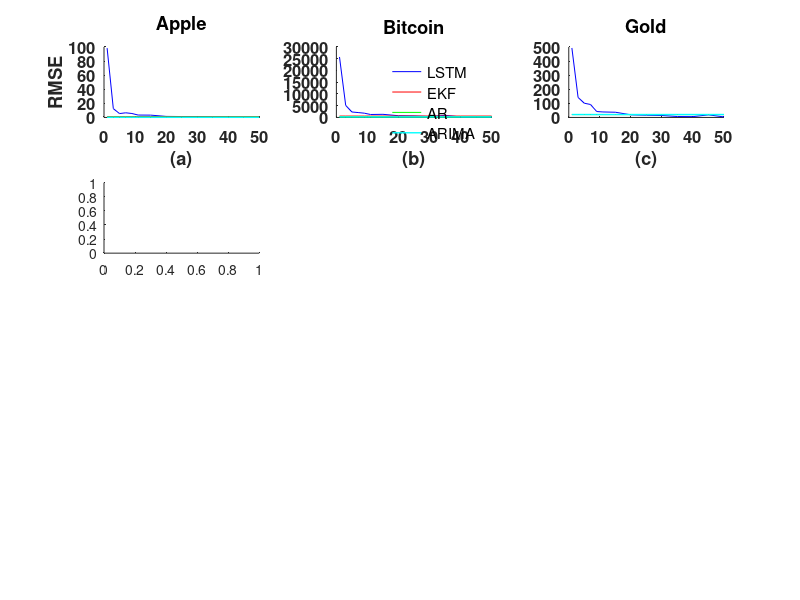

Reproduce this figure in MATLAB. (Note: this script raises an error after producing the figure.)
clear all; clc;

subplot(4,3,1);
epoch = [1,3,5,7,9,11,15,20,25,30,35,40,45,50];
x1 = [98.4,12.5,5.5,6.6,5.6,3.4,3.3,1.5,1.3,1.1,0.7,0.5,0.4,0.3];%LSTM
x2 = [1,1,1,1,1,1,1,1,1,1, 1, 1, 1, 1];%EKF
x3 = [0.5,0.5,0.5,0.5,0.5,0.5,0.5,0.5,0.5,0.5, 0.5, 0.5, 0.5, 0.5];%AR
x4 = [0.15,0.15,0.15,0.15,0.15,0.15,0.15,0.15,0.15,0.15, 0.15, 0.15, 0.15, 0.15];%ARIMA
%x = A(:,1);
%plot(epoch,x,'g', epoch,x1, 'm')
plot(epoch,x1,'b', epoch,x2,'r', epoch,x3, 'g', epoch,x4,'c', 'LineWidth',1)
title('Apple')
xlabel({'(a)'})
ylabel({'RMSE'})
%xline(8449-199,'--r');
box off;
%set(gca,'FontSize',10)
set(gca,'FontWeight','bold','FontSize',12)
hold off

subplot(4,3,2);
epoch = [1,3,5,7,9,11,15,20,25,30,35,40,45,50];
x1 = [25746,5129,2324,2087,1818,1261,1330,736,634,383,895,240,356,265];%LSTM
x2 = [590,590,590,590,590,590,590,590,590,590, 590, 590, 590, 590];%EKF
x3 = [247,247,247,247,247,247,247,247,247,247, 247, 247, 247, 247];%AR
x4 = [219,219,219,219,219,219,219,219,219,219, 219, 219, 219, 219];%ARIMA
%x = A(:,1);
%plot(epoch,x,'g', epoch,x1, 'm')
plot(epoch,x1,'b', epoch,x2,'r', epoch,x3, 'g', epoch,x4,'c', 'LineWidth',1)
legend('LSTM','EKF','AR','ARIMA')
legend boxoff   
title('Bitcoin')
xlabel({'(b)'})
box off;
set(gca,'FontWeight','bold','FontSize',12)
hold off

subplot(4,3,3);
%A = csvread('trueoil.csv');
epoch = [1,3,5,7,9,11,15,20,25,30,35,40,45,50];
x1 = [493,142,101,92,42,39,37,18.7,16,14,6.5,5.8,18.5,3.7];%LSTM
x2 = [20.7,20.7,20.7,20.7,20.7,20.7,20.7,20.7,20.7,20.7, 20.7, 20.7, 20.7, 20.7];%EKF
x3 = [20.5,20.5,20.5,20.5,20.5,20.5,20.5,20.5,20.5,20.5, 20.5, 20.5, 20.5, 20.5];%AR
x4 = [20.78,20.78,20.78,20.78,20.78,20.78,20.78,20.78,20.78,20.78, 20.78, 20.78, 20.78, 20.78];;%ARIMA
%x = A(:,1);
%plot(epoch,x,'g', epoch,x1, 'm')
plot(epoch,x1,'b', epoch,x2,'r', epoch,x3, 'g', epoch,x4,'c', 'LineWidth',1)

title('Gold')
xlabel({'(c)'})
box off;
set(gca,'FontWeight','bold','FontSize',12)
hold off

%%%%%%%%%%%%%%%%%%%%%%%%%%%%%%%%%%%%%%%%%%%%%%%%%%%%%%%%%%%%%%%%%%%%%
subplot(4,3,4);
A1 = csvread('trueAAPL_5yr.csv');
A2 = csvread('predictedTest_stockapple_mimicKalmanModified_10epoch.csv');
A3 = csvread('EKF_apple.csv');
A4 = csvread('predictedTest_apple_AR.csv');
A5 = csvread('predictedTest_apple_ARIMA.csv');
x = linspace(1,29,29);
%x1 = A1(1258-29:1258,1);
x1 = A1(1230:1258,1);
x2 = A2(1:29,1);
x3 = A3(1:29,1);
x4 = A4(2:30,1);
x5 = A5(2:30,1);
plot(x,x1,'m', x,x2,'b', x,x3, 'r', x,x4,'g', x,x5,'c','LineWidth',1)
xlabel('(d)')
ylabel({'10 epoch'})
box off;
set(gca,'FontWeight','bold','FontSize',12)
hold off

subplot(4,3,5);
A1 = csvread('BTC.csv');
A2 = csvread('predictedTest_stockBTC_mimicKalmanModified_10epoch.csv');
A3 = csvread('EKF_BTC.csv');
A4 = csvread('predictedTest_BTC_AR.csv');
A5 = csvread('predictedTest_BTC_arima.csv');
x = linspace(1,29,29);
x1 = A1(1066:1094,1);
x2 = A2(1:29,1);
x3 = A3(1:29,1);
x4 = A4(2:30,1);
x5 = A5(2:30,1);
plot(x,x1,'m', x,x2,'b', x,x3, 'r', x,x4,'g', x,x5,'c','LineWidth',1)
%legend('True','LSTM','kalman')
xlabel('(e)')
box off;
set(gca,'FontWeight','bold','FontSize',12)
hold off

subplot(4,3,6);
A1 = csvread('truegold.csv');
A2 = csvread('predictedTest_cryptogold_mimicKalmanModified_10epoch.csv');
A3 = csvread('EKF_gold.csv');
A4 = csvread('predictedTest_gold_AR.csv');
A5 = csvread('predictedTest_gold_arima.csv');
x = linspace(1,29,29);
x1 = A1(818:846,1);
x2 = A2(1:29,1);
x3 = A3(1:29,1);
x4 = A4(2:30,1);
x5 = A5(2:30,1);
plot(x,x1,'m', x,x2,'b', x,x3, 'r', x,x4,'g', x,x5,'c','LineWidth',1)
%legend('True','LSTM','kalman')
xlabel('(f)')
box off;
set(gca,'FontWeight','bold','FontSize',12)
hold off

%%%%%%%%%%%%%%%%%%%%%%%%%%%%%%%%%%%%%%%%%%%%%%%%%%%%%%%%%%%%%%%%%%%%%
subplot(4,3,7);
A1 = csvread('trueAAPL_5yr.csv');
A2 = csvread('predictedTest_stockapple_mimicKalmanModified_20epoch.csv');
A3 = csvread('EKF_apple.csv');
A4 = csvread('predictedTest_apple_AR.csv');
A5 = csvread('predictedTest_apple_ARIMA.csv');
x = linspace(1,29,29);
x1 = A1(1230:1258,1);
x2 = A2(1:29,1);
x3 = A3(1:29,1);
x4 = A4(2:30,1);
x5 = A5(2:30,1);
plot(x,x1,'m', x,x2,'b', x,x3, 'r', x,x4,'g', x,x5,'c','LineWidth',1)
%legend('True','LSTM')
xlabel('(g)')
ylabel({'Price','','20 epoch'})
box off;
set(gca,'FontWeight','bold','FontSize',12)
hold off

subplot(4,3,8);
A1 = csvread('BTC.csv');
A2 = csvread('predictedTest_stockBTC_mimicKalmanModified_20epoch.csv');
A3 = csvread('EKF_BTC.csv');
A4 = csvread('predictedTest_BTC_AR.csv');
A5 = csvread('predictedTest_BTC_arima.csv');
x = linspace(1,29,29);
x1 = A1(1066:1094,1);
x2 = A2(1:29,1);
x3 = A3(1:29,1);
x4 = A4(2:30,1);
x5 = A5(2:30,1);
plot(x,x1,'m', x,x2,'b', x,x3, 'r', x,x4,'g', x,x5,'c','LineWidth',1)
legend('True','LSTM','EKF','AR','ARIMA')
legend boxoff   
%legend('True','LSTM')
xlabel('(h)')
box off;
set(gca,'FontWeight','bold','FontSize',12)
hold off

subplot(4,3,9);
A1 = csvread('truegold.csv');
A2 = csvread('predictedTest_cryptogold_mimicKalmanModified_10epoch.csv');
A3 = csvread('EKF_gold.csv');
A4 = csvread('predictedTest_gold_AR.csv');
A5 = csvread('predictedTest_gold_arima.csv');
x = linspace(1,29,29);
x1 = A1(818:846,1);
x2 = A2(1:29,1);
x3 = A3(1:29,1);
x4 = A4(2:30,1);
x5 = A5(2:30,1);
plot(x,x1,'m', x,x2,'b', x,x3, 'r', x,x4,'g', x,x5,'c','LineWidth',1)
%legend('True','LSTM')
xlabel('(i)')
box off;
set(gca,'FontWeight','bold','FontSize',12)
hold off

%%%%%%%%%%%%%%%%%%%%%%%%%%%%%%%%%%%%%%%%%%%%%%%%%%%%%%%%%%%%%%%%%%%%%
subplot(4,3,10);
A1 = csvread('trueAAPL_5yr.csv');
A2 = csvread('predictedTest_stockapple_mimicKalmanModified_50epoch.csv');
A3 = csvread('EKF_apple.csv');
A4 = csvread('predictedTest_apple_AR.csv');
A5 = csvread('predictedTest_apple_ARIMA.csv');
x = linspace(1,29,29);
x1 = A1(1230:1258,1);
x2 = A2(1:29,1);
x3 = A3(1:29,1);
x4 = A4(2:30,1);
x5 = A5(2:30,1);
plot(x,x1,'m', x,x2,'b', x,x3, 'r', x,x4,'g', x,x5,'c','LineWidth',1)
xlabel('(j)')
ylabel({'50 epoch'})
box off;
set(gca,'FontWeight','bold','FontSize',12)
hold off

subplot(4,3,11);
A1 = csvread('BTC.csv');
A2 = csvread('predictedTest_stockBTC_mimicKalmanModified_50epoch.csv');
A3 = csvread('EKF_BTC.csv');
A4 = csvread('predictedTest_BTC_AR.csv');
A5 = csvread('predictedTest_BTC_arima.csv');
x = linspace(1,29,29);
x1 = A1(1066:1094,1);
x2 = A2(1:29,1);
x3 = A3(1:29,1);
x4 = A4(2:30,1);
x5 = A5(2:30,1);
plot(x,x1,'m', x,x2,'b', x,x3, 'r', x,x4,'g', x,x5,'c','LineWidth',1)
%legend('True','LSTM')
xlabel({'(k)','','Time(Day)'})
box off;
set(gca,'FontWeight','bold','FontSize',12)
hold off

subplot(4,3,12);
A1 = csvread('truegold.csv');
A2 = csvread('predictedTest_cryptogold_mimicKalmanModified_10epoch.csv');
A3 = csvread('EKF_gold.csv');
A4 = csvread('predictedTest_gold_AR.csv');
A5 = csvread('predictedTest_gold_arima.csv');
x = linspace(1,29,29);
x1 = A1(818:846,1);
x2 = A2(1:29,1);
x3 = A3(1:29,1);
x4 = A4(2:30,1);
x5 = A5(2:30,1);
plot(x,x1,'m', x,x2,'b', x,x3, 'r', x,x4,'g', x,x5,'c','LineWidth',1)
%legend('True','LSTM')
xlabel('(l)')
box off;
set(gca,'FontWeight','bold','FontSize',12)
hold off